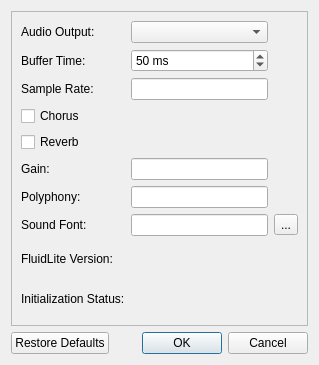
<?xml version="1.0" encoding="UTF-8"?>
<ui version="4.0">
 <author>Pedro López-Cabanillas</author>
 <class>FluidSettingsDialog</class>
 <widget class="QDialog" name="FluidSettingsDialog">
  <property name="geometry">
   <rect>
    <x>0</x>
    <y>0</y>
    <width>319</width>
    <height>365</height>
   </rect>
  </property>
  <property name="windowTitle">
   <string>FluidLite Driver Settings</string>
  </property>
  <layout class="QGridLayout" name="gridLayout">
   <item row="2" column="0">
    <widget class="QDialogButtonBox" name="buttonBox">
     <property name="orientation">
      <enum>Qt::Horizontal</enum>
     </property>
     <property name="standardButtons">
      <set>QDialogButtonBox::Cancel|QDialogButtonBox::Ok|QDialogButtonBox::RestoreDefaults</set>
     </property>
    </widget>
   </item>
   <item row="1" column="0">
    <widget class="QFrame" name="frame">
     <property name="frameShape">
      <enum>QFrame::StyledPanel</enum>
     </property>
     <property name="frameShadow">
      <enum>QFrame::Raised</enum>
     </property>
     <layout class="QGridLayout" name="gridLayout_2">
      <item row="3" column="0" colspan="2">
       <widget class="QCheckBox" name="chorus">
        <property name="text">
         <string>Chorus</string>
        </property>
       </widget>
      </item>
      <item row="0" column="1">
       <widget class="QComboBox" name="audioDevice"/>
      </item>
      <item row="6" column="1">
       <widget class="QLineEdit" name="polyphony"/>
      </item>
      <item row="8" column="0">
       <widget class="QLabel" name="lblVersionLabel">
        <property name="text">
         <string>FluidLite Version:</string>
        </property>
       </widget>
      </item>
      <item row="2" column="1">
       <widget class="QLineEdit" name="sampleRate"/>
      </item>
      <item row="7" column="1">
       <widget class="QLineEdit" name="soundFont"/>
      </item>
      <item row="7" column="2">
       <widget class="QToolButton" name="btnFile">
        <property name="text">
         <string>...</string>
        </property>
       </widget>
      </item>
      <item row="2" column="0">
       <widget class="QLabel" name="lblSampleRate">
        <property name="text">
         <string>Sample Rate:</string>
        </property>
        <property name="buddy">
         <cstring>sampleRate</cstring>
        </property>
       </widget>
      </item>
      <item row="9" column="2">
       <widget class="QLabel" name="lblStatusIcon"/>
      </item>
      <item row="6" column="0">
       <widget class="QLabel" name="lblPolyphony">
        <property name="text">
         <string>Polyphony:</string>
        </property>
        <property name="buddy">
         <cstring>polyphony</cstring>
        </property>
       </widget>
      </item>
      <item row="1" column="1">
       <widget class="QSpinBox" name="bufferTime">
        <property name="suffix">
         <string> ms</string>
        </property>
        <property name="minimum">
         <number>3</number>
        </property>
        <property name="maximum">
         <number>300</number>
        </property>
        <property name="value">
         <number>50</number>
        </property>
       </widget>
      </item>
      <item row="4" column="0" colspan="2">
       <widget class="QCheckBox" name="reverb">
        <property name="text">
         <string>Reverb</string>
        </property>
       </widget>
      </item>
      <item row="7" column="0">
       <widget class="QLabel" name="lblSoundFont">
        <property name="text">
         <string>Sound Font:</string>
        </property>
        <property name="buddy">
         <cstring>soundFont</cstring>
        </property>
       </widget>
      </item>
      <item row="1" column="0">
       <widget class="QLabel" name="lblBuffer">
        <property name="text">
         <string>Buffer Time:</string>
        </property>
       </widget>
      </item>
      <item row="9" column="1">
       <widget class="QLabel" name="lblStatus"/>
      </item>
      <item row="5" column="1">
       <widget class="QLineEdit" name="gain"/>
      </item>
      <item row="0" column="0">
       <widget class="QLabel" name="lblDriver">
        <property name="text">
         <string>Audio Output:</string>
        </property>
       </widget>
      </item>
      <item row="8" column="1">
       <widget class="QLabel" name="lblVersion"/>
      </item>
      <item row="5" column="0">
       <widget class="QLabel" name="lblGain">
        <property name="text">
         <string>Gain:</string>
        </property>
        <property name="buddy">
         <cstring>gain</cstring>
        </property>
       </widget>
      </item>
      <item row="9" column="0">
       <widget class="QLabel" name="lblStatusLabel">
        <property name="text">
         <string>Initialization Status:</string>
        </property>
       </widget>
      </item>
     </layout>
    </widget>
   </item>
  </layout>
 </widget>
 <tabstops>
  <tabstop>audioDevice</tabstop>
  <tabstop>sampleRate</tabstop>
  <tabstop>chorus</tabstop>
  <tabstop>reverb</tabstop>
  <tabstop>gain</tabstop>
  <tabstop>polyphony</tabstop>
  <tabstop>soundFont</tabstop>
  <tabstop>btnFile</tabstop>
 </tabstops>
 <resources/>
 <connections>
  <connection>
   <sender>buttonBox</sender>
   <signal>accepted()</signal>
   <receiver>FluidSettingsDialog</receiver>
   <slot>accept()</slot>
   <hints>
    <hint type="sourcelabel">
     <x>248</x>
     <y>254</y>
    </hint>
    <hint type="destinationlabel">
     <x>157</x>
     <y>274</y>
    </hint>
   </hints>
  </connection>
  <connection>
   <sender>buttonBox</sender>
   <signal>rejected()</signal>
   <receiver>FluidSettingsDialog</receiver>
   <slot>reject()</slot>
   <hints>
    <hint type="sourcelabel">
     <x>316</x>
     <y>260</y>
    </hint>
    <hint type="destinationlabel">
     <x>286</x>
     <y>274</y>
    </hint>
   </hints>
  </connection>
 </connections>
</ui>
